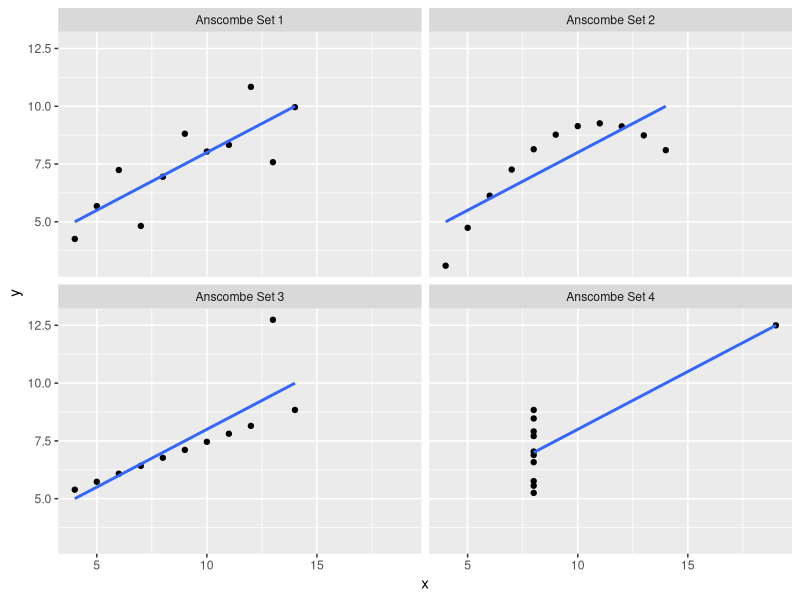

Reproduce this figure in R.
require(stats)
require(graphics)

rm(list=ls())

data(anscombe)



anscombe.1 <- data.frame(x = anscombe[["x1"]], y = anscombe[["y1"]], Set = "Anscombe Set 1")
anscombe.2 <- data.frame(x = anscombe[["x2"]], y = anscombe[["y2"]], Set = "Anscombe Set 2")
anscombe.3 <- data.frame(x = anscombe[["x3"]], y = anscombe[["y3"]], Set = "Anscombe Set 3")
anscombe.4 <- data.frame(x = anscombe[["x4"]], y = anscombe[["y4"]], Set = "Anscombe Set 4")

anscombe.data <- rbind(anscombe.1, anscombe.2, anscombe.3, anscombe.4)
aggregate(cbind(x, y) ~ Set, anscombe.data, mean)

aggregate(cbind(x, y) ~ Set, anscombe.data, sd)

library(plyr)

correlation <- function(data) {
  x <- data.frame(r = cor(data$x, data$y))
  return(x)
}

ddply(.data = anscombe.data, .variables = "Set", .fun = correlation)

model1 <- lm(y ~ x, subset(anscombe.data, Set == "Anscombe Set 1"))
model2 <- lm(y ~ x, subset(anscombe.data, Set == "Anscombe Set 2"))
model3 <- lm(y ~ x, subset(anscombe.data, Set == "Anscombe Set 3"))
model4 <- lm(y ~ x, subset(anscombe.data, Set == "Anscombe Set 4"))

summary(anscombe)

library(ggplot2)

gg <- ggplot(anscombe.data, aes(x = x, y = y))
gg <- gg + geom_point(color = "black")
gg <- gg + facet_wrap(~Set, ncol = 2)
gg <- gg + geom_smooth(formula = y ~ x, method = "lm", se = FALSE, data = anscombe.data)
gg